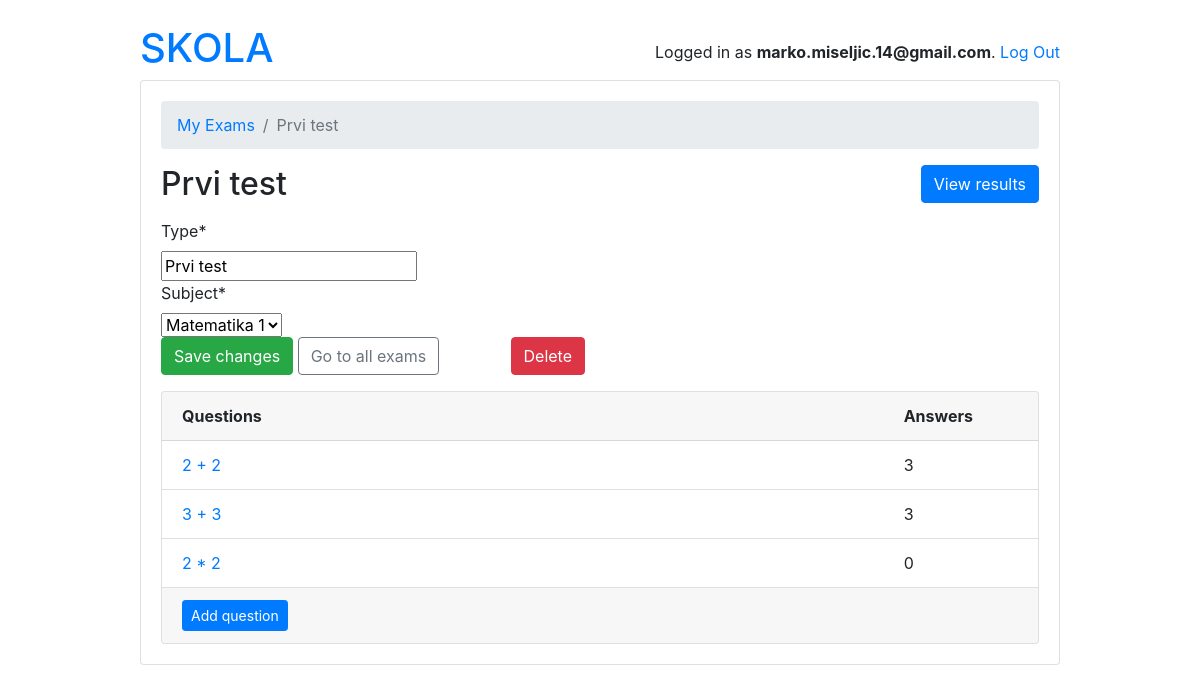
The page /account/teachers/exam/13/ (signed in) on the database as committed earlier.
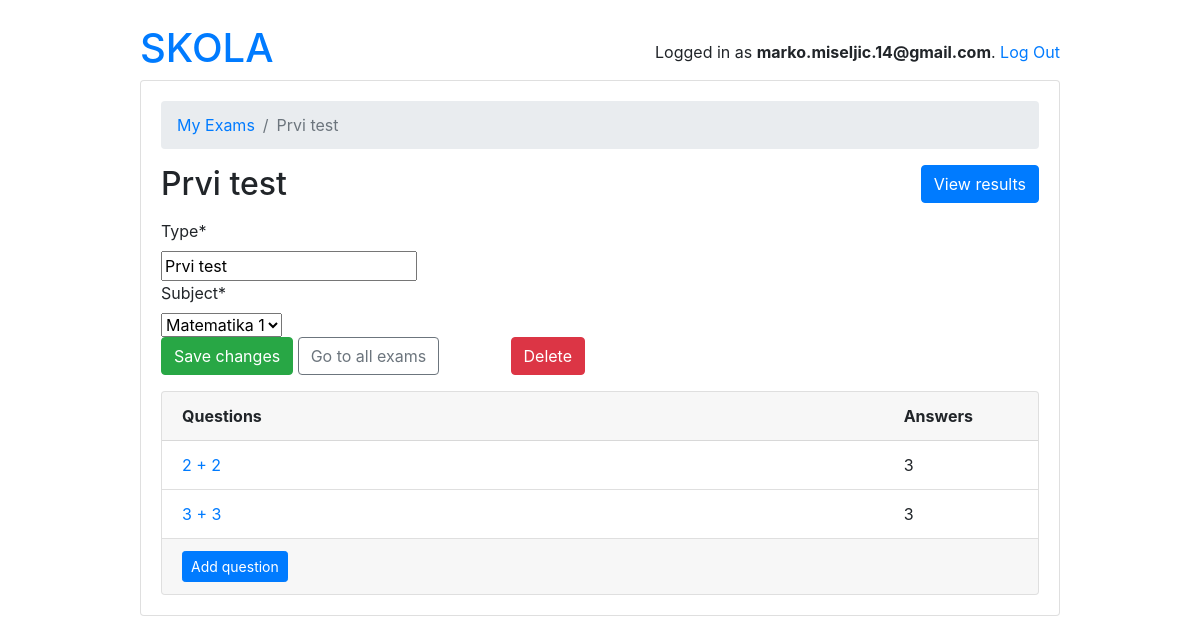
The same page on the database as committed later.
### school/models.py (models this page shows, shortened)
class Question(models.Model):
    class Difficulty(models.TextChoices):
        EASY = 'EA', _('Easy')
        NORMAL = 'NO', _('Normal')
        HARD = 'HA', _('Hard')
    question_text = models.CharField(max_length=250)
    picture = models.ImageField(null=True, blank=True)
    level = models.CharField(max_length=6, choices=Difficulty.choices)
    multiple_answers = models.BooleanField(default=False)
    exam = models.ForeignKey('Exam', on_delete=models.CASCADE, related_name='questions')
    points = models.IntegerField()

### account/views.py (the view, shortened to what this page needs)
# urls.py: path('exam/<int:pk>/', ExamTeacherUpdateView.as_view(), name='exam_change'),
@method_decorator([login_required, teacher_required], name='dispatch')
class ExamTeacherUpdateView(UpdateView):
    model = Exam
    fields = ('type', 'subject', )
    context_object_name = 'exam'
    template_name = 'teachers/exam_change_form.html'
    def get_context_data(self, **kwargs):
        kwargs['questions'] = self.get_object().questions.annotate(answers_count=Count('answers'))
        return super().get_context_data(**kwargs)
    def get_queryset(self):
        return self.request.user.exams.all()

### school/models.py (called while the page is built)
    def __str__(self):
        return self.name

### templates/teachers/exam_change_form.html (shortened to what this page needs)
{% extends 'base.html' %}
{% load crispy_forms_tags crispy_forms_filters %}
{% block content %}
  <nav aria-label="breadcrumb">
    <ol class="breadcrumb">
      <li class="breadcrumb-item"><a href="{% url 'teachers:exam_change_list' %}">My Exams</a></li>
      <li class="breadcrumb-item active" aria-current="page">{{exam.type}}</li>
    </ol>
  </nav>
  <h2 class="mb-3">
    {{exam.type}}
    <a href="" class="btn btn-primary float-right">View results</a>
  </h2>
  <div class="row mb-3">
    <div class="col-md-6 col-sm-8 col-12">
      <form method="post" novalidate>
        {{form|crispy}}
        <button type="submit" class="btn btn-success">Save changes</button>
        <a href="{% url 'teachers:exam_change_list' %}" class="btn btn-outline-secondary" role="button">Go to all exams</a>
        <a href="{% url 'teachers:exam_delete' exam.pk %}" class="btn btn-danger float-right">Delete</a>
      </form>
    </div>
  </div>
  <div class="card">
    <div class="card-header">
      <div class="row">
        <div class="col-10">
          <strong>Questions</strong>
        </div>
        <div class="col-2">
          <strong>Answers</strong>
        </div>
      </div>
    </div>
    <div class="list-group list-group-flush list-group-formset">
      {% for question in questions.all %}
        <div class="list-group-item">
          <div class="row">
            <div class="col-10">
              <a href="{% url 'teachers:question_change' exam.pk question.pk %}">{{question.question_text}}</a>
            </div>
            <div class="col-2">
              {{question.answers_count}}
            </div>
          </div>
        </div>
        {% empty %}
        <div class="list-group-item text-center">
          <p class="text-muted font-italic mb-0">You haven't created any questions yet. Go ahead and <a href="{% url 'teachers:question_add' exam.pk %}">add the first question</a>.</p>
        </div>
      {% endfor %}
    </div>
    <div class="card-footer">
      <a href="{% url 'teachers:question_add' exam.pk %}" class="btn btn-primary btn-sm">Add question</a>
    </div>
  </div>
{% endblock %}

Rows that differ between the two databases and show on the page:
removed Question: question_text "2 * 2", answers_count "0"
